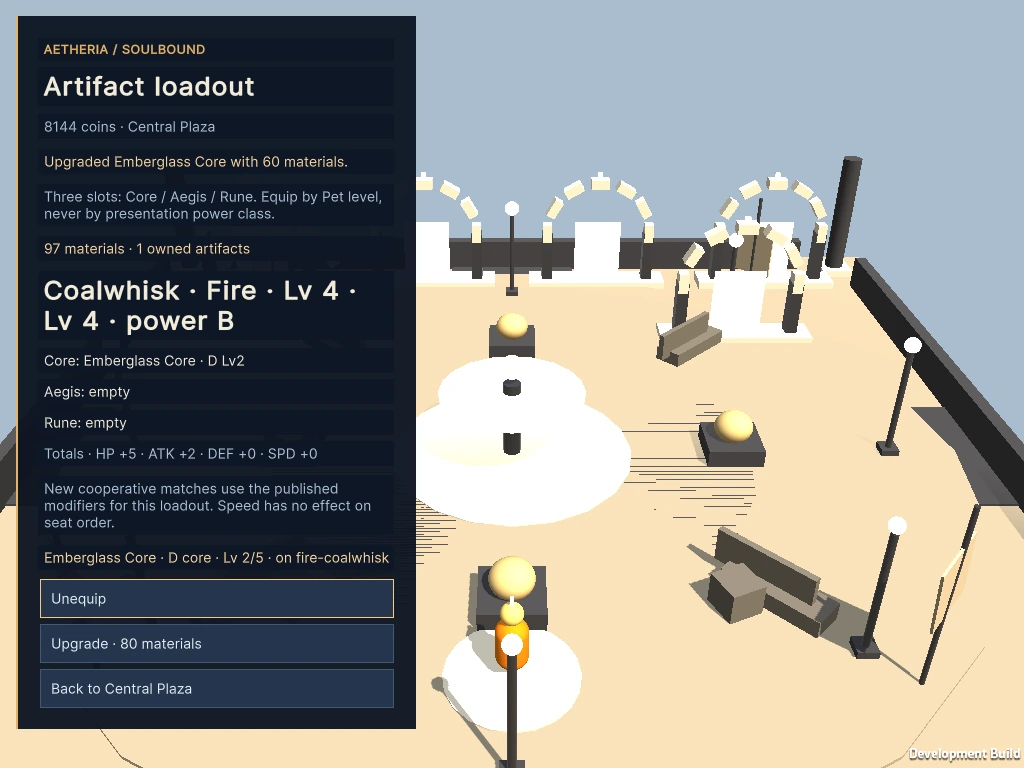
#> input picture assets/review/wave-d4/baseline/artifact-loadout-before-1024x768.webp, 1024 x 768 px
$ python -i drive.py   (imports and definitions only)
#> lines starting #> are read from the running program, lines starting #| are printed output that depends on the picture
from pathlib import Path
from os import environ
from PIL import Image, ImageOps
from board_capture import board_bounds, cell_center, enabled_action_frames, populated_board
from subprocess import run
from time import monotonic, sleep, time_ns
import json
from math import hypot, radians, tan
import sys
from io import BytesIO
from shutil import copyfile
import re

root = Path(__file__).resolve().parent
# [1 line that did not run here, left out]
# [1 line that did not run here, left out]
screen_width, screen_height = map(int, environ.get('PACKAGED_QA_SIZE', '1024x768').split('x'))
screen_middle = screen_width // 2


def center_band(top, bottom, half_width=170):
    return (screen_middle - half_width, top, screen_middle + half_width, bottom)

# [8 lines left out: function capture, not called in this run]

def click(x, y):
    run(['python3',root / 'x11.py','click',str(x),str(y)], check=True)

# [14 lines left out: functions read, expect, not called in this run]

def ocr(image, box, mode='7', fmt=None):
    data=BytesIO()
    cropped = Image.open(image).convert('RGB').crop(box)
    cropped.resize((cropped.width * 2, cropped.height * 2), Image.Resampling.LANCZOS).save(data,format='PNG')
    argv=['tesseract','stdin','stdout','--tessdata-dir',Path(environ['PACKAGED_QA_TESSDATA']),'--psm',mode]
    if fmt == 'tsv':
        argv.extend(('-c','tessedit_create_tsv=1'))
    return run(argv,input=data.getvalue(),capture_output=True,check=True).stdout.decode()

def word_button(image, words, box, mode='11'):
    lines=ocr(image,box,mode,'tsv').splitlines()[1:]
    for line in lines:
        cells=line.split('\t')
        if len(cells)!=12:
            continue
        word=cells[-1].lower().strip()
        if word in words:
            x,y,width,height=map(int,cells[6:10])
            return box[0]+(x+width//2)//2, box[1]+(y+height//2)//2
    return None

# [18 lines left out: function join_button, not called in this run]


def start_button(image):
    # Start spans the viewport above the footer. Excluding the surrounding scene
    # lets single-line OCR read the label on both compact and desktop panels.
    box = center_band(screen_height - 83, screen_height - 45)
    button = word_button(image, {'battle'}, box, mode='7')
    if button:
        return button
    # Older packaged panels give Start a share of the available height.
    # Read its actual centered label down to the footer at native 1440p/4K.
    return word_button(image, {'battle'}, center_band(screen_height // 2, screen_height - 18, 90))


# [19 lines left out: functions enter_or_start, action_button, not called in this run]


def status_button(image):
    return word_button(image, {'reconnect', 'retry'}, (screen_middle + 30, screen_height - 37, screen_width - 10, screen_height))


# [25 lines left out: functions live_turn, shared_hud_turn, not called in this run]


def pending(data):
    state=data['state']
    return state['phase'] in ['won','lost'] or state['phase']=='playing' and state['activeSeat']==0

ability_labels = {'guard': 'guard', 'skill': 'lance', 'signature': 'flare', 'ultimate': 'descent'}


# [57 lines left out: functions play, wait_for, not called in this run]

def label(shot, word, box, tries=24):
    return wait_for(shot, lambda img: word_button(img, {word}, box), tries)[0]

def text(shot, phrase, box, tries=24):
    return wait_for(shot, lambda img: phrase.lower() in ocr(img, box, '6').lower(), tries)[1]

def key(symbol, duration):
    run(['python3', root/'x11.py', 'key', symbol, str(duration)], check=True)

head = (0, 0, screen_width, 400)
collection = (screen_width - 175, screen_height - 65, screen_width, screen_height)
plaza_back = (30, 430, 400, 495)
lobby_buttons = center_band(185, 520)
pet_selection = (165, 67, 430, 101)
pet_options = (165, 106, 430, 220)

# [82 lines left out: functions room_ready, plaza_position, walk_four_client_to_fire, not called in this run]

stage = sys.argv[1]
# [463 lines not run here, left out]

>>> import cv2
>>> picture = cv2.imread('../../assets/review/wave-d4/baseline/artifact-loadout-before-1024x768.webp', cv2.IMREAD_GRAYSCALE)
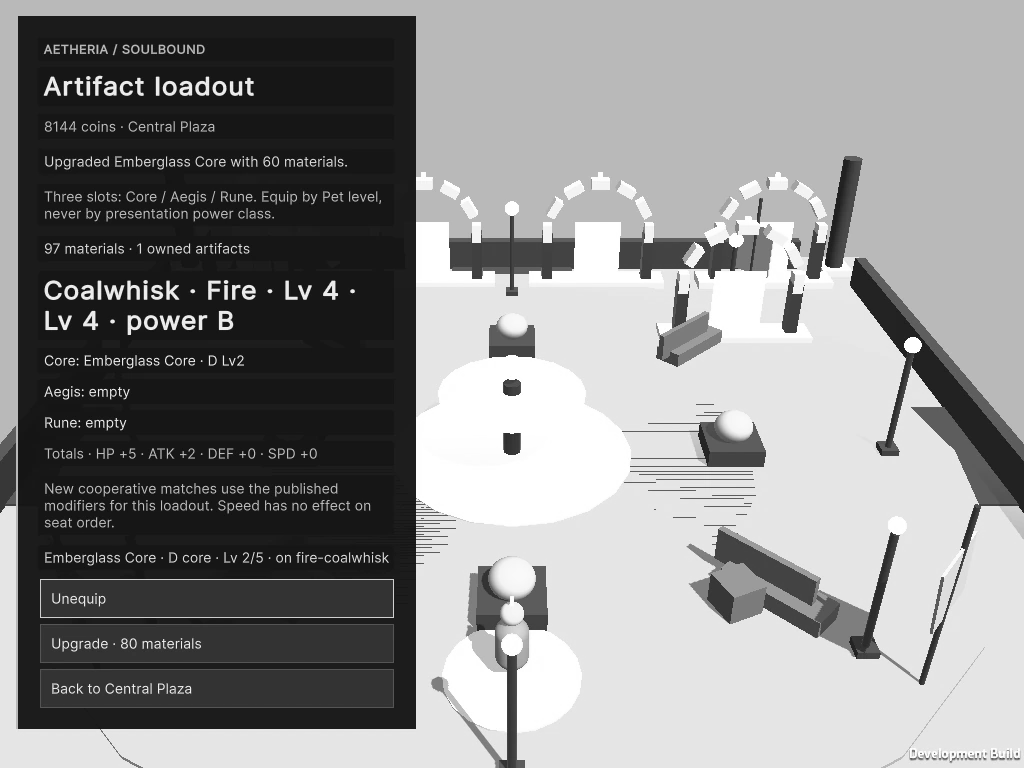
#> picture: shape (768, 1024); min 14, max 255, mean 141.9
>>> result = start_button(picture)
#> (the run stopped early here; a loop or call above may not have finished)

$ run again, on assets/review/wave-d4/baseline/cooperative-lobby-before-1024x768.webp
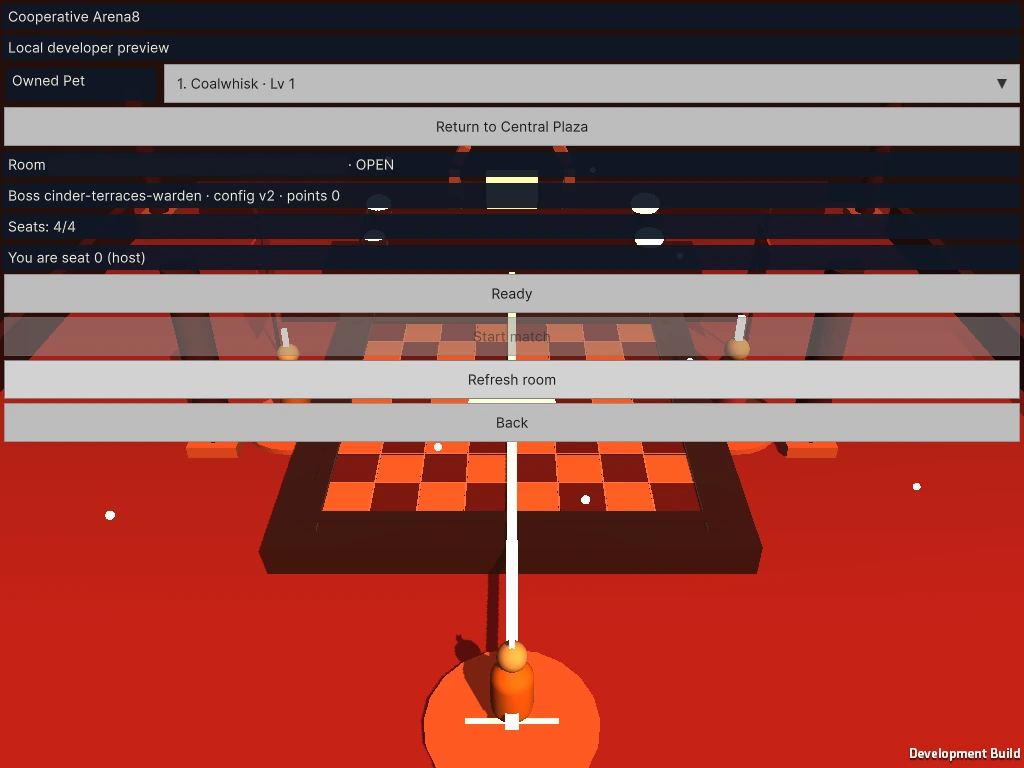
#> input picture assets/review/wave-d4/baseline/cooperative-lobby-before-1024x768.webp, 1024 x 768 px
#> `picture = cv2.imread('../../assets/review/wave-d4/baseline/artifact-lo..`:
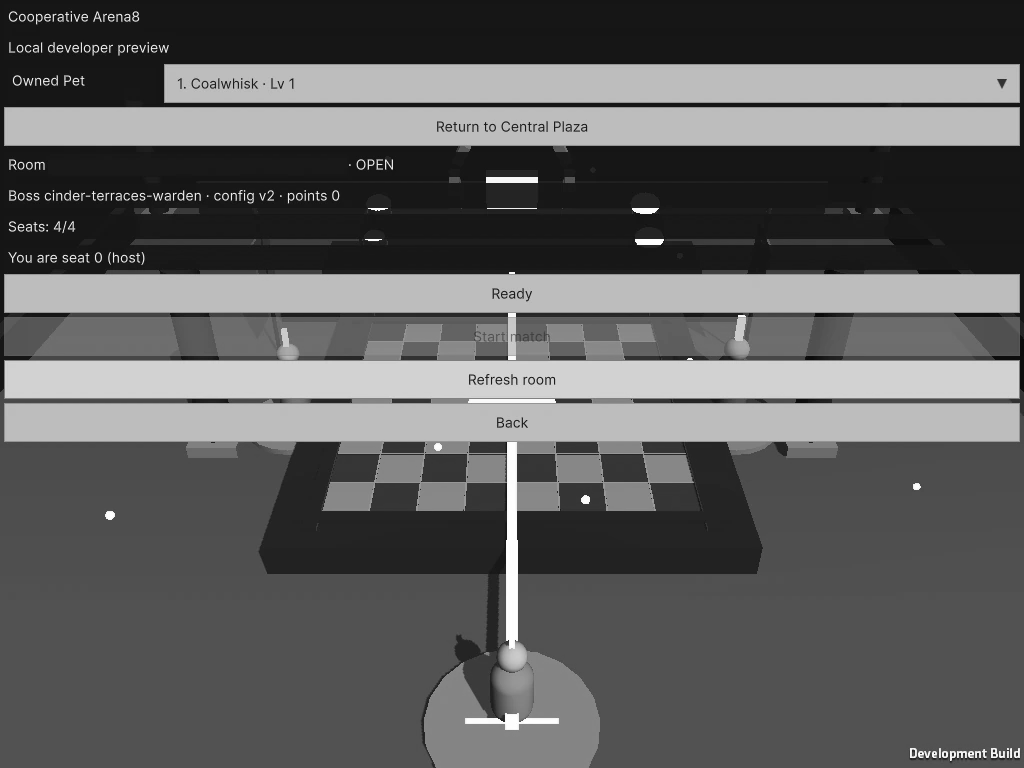
#> picture: shape (768, 1024); min 8, max 255, mean 94.3

$ run again, on assets/review/wave-d4/baseline/guest-entry-before-1024x768.webp
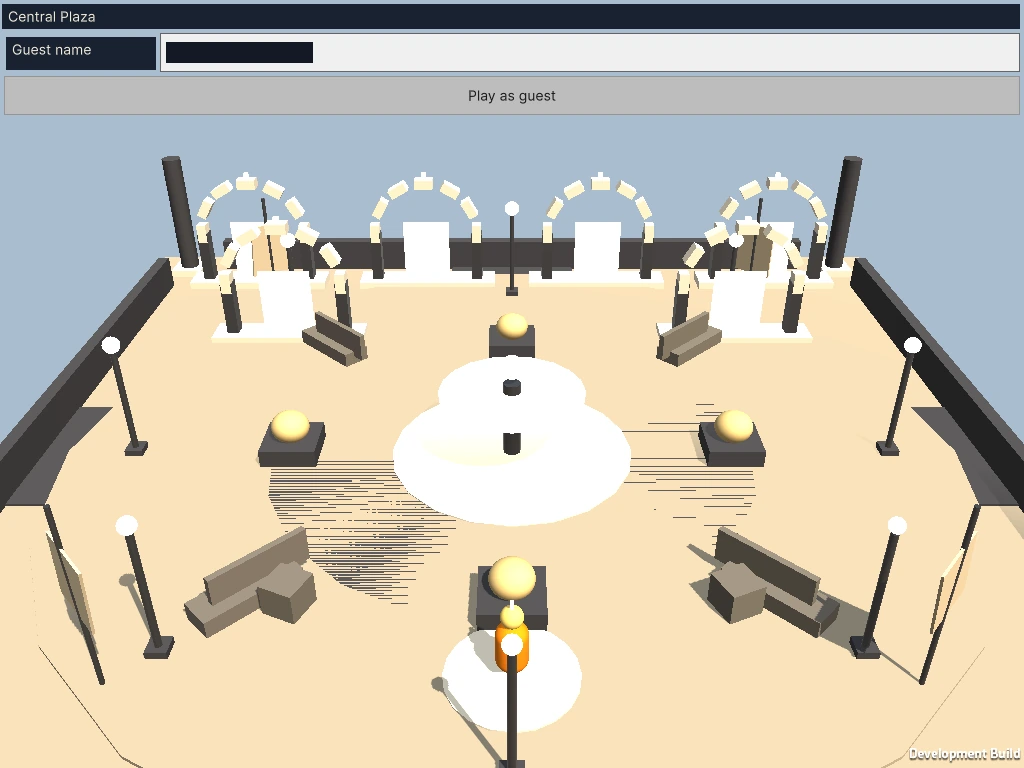
#> input picture assets/review/wave-d4/baseline/guest-entry-before-1024x768.webp, 1024 x 768 px
#> `picture = cv2.imread('../../assets/review/wave-d4/baseline/artifact-lo..`:
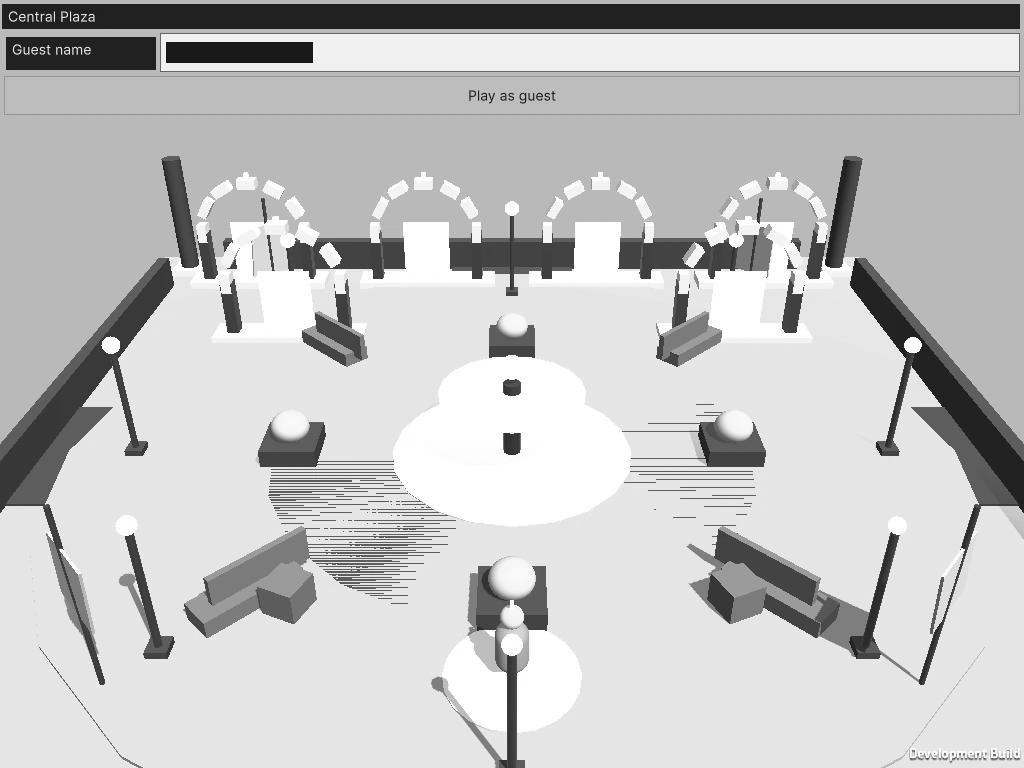
#> picture: shape (768, 1024); min 22, max 255, mean 194

$ run again, on assets/review/wave-d4/baseline/pet-collection-before-1024x768.webp
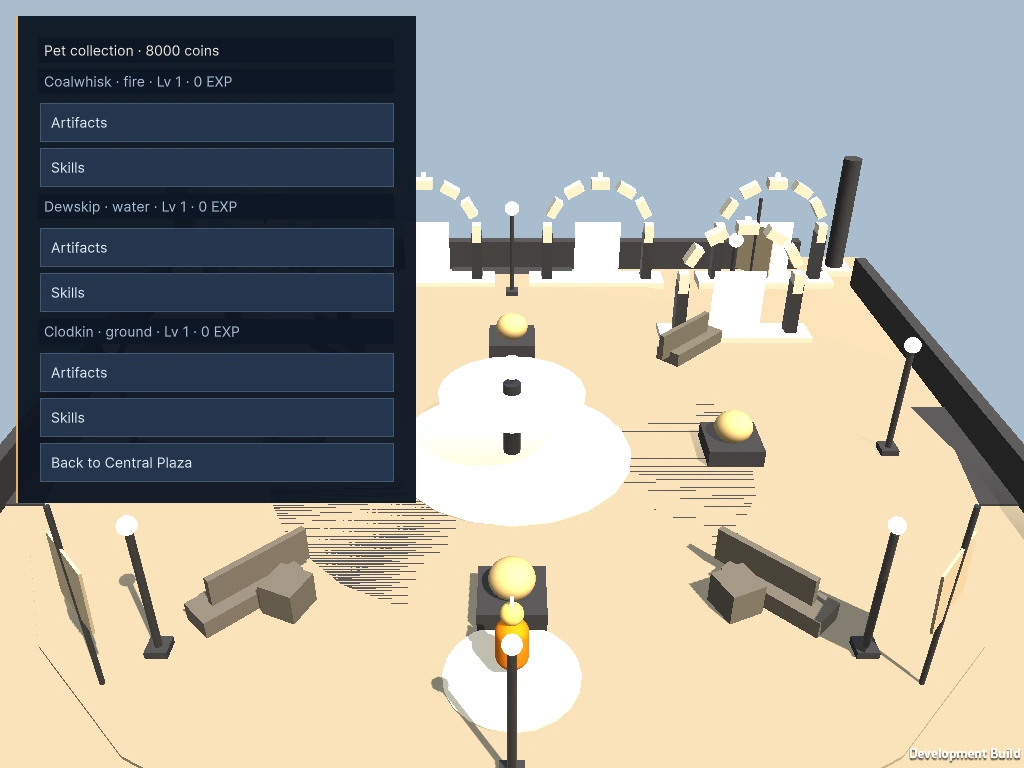
#> input picture assets/review/wave-d4/baseline/pet-collection-before-1024x768.webp, 1024 x 768 px
#> `picture = cv2.imread('../../assets/review/wave-d4/baseline/artifact-lo..`:
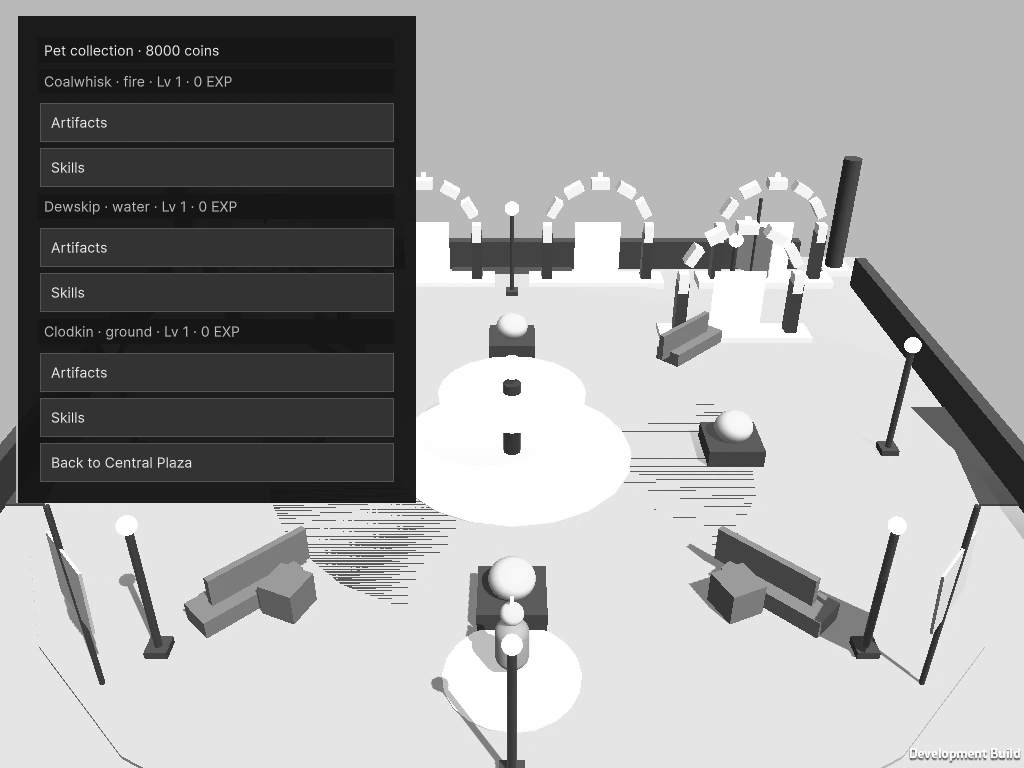
#> picture: shape (768, 1024); min 13, max 255, mean 162.5
